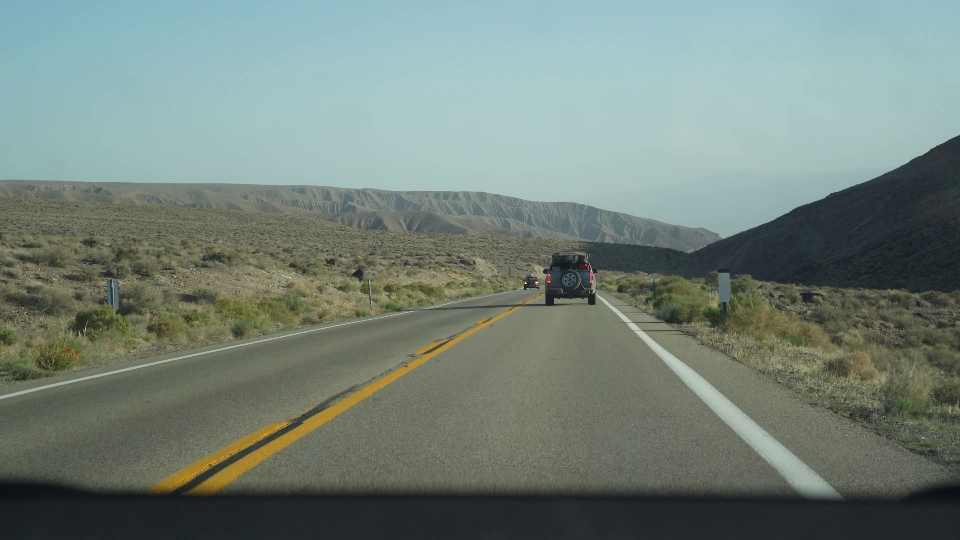
//> input picture ComputerVision/data/frm.png, 960 x 540 px
$ ./BasicImageProcessing   (built with g++ and OpenCV 4)
//> lines starting //> are read from the running program, lines starting //| are printed output that depends on the picture; after the words box and inside, x2 and y2 are one past the last pixel; in counts of white or black regions, pixels touching at a corner belong together
#include <algorithm>
#include <math.h>
#include <opencv2/core.hpp>
#include <opencv2/highgui.hpp>
#include <opencv2/imgcodecs.hpp>
#include <opencv2/imgproc.hpp>
#include <opencv2/opencv.hpp>
#include <vector>
using namespace std;
using namespace cv;

void displayImage(Mat &img, unsigned int time = 0, string title = "frame") {
  imshow(title, img);
  waitKey(time);
}

bool isValidPoint(Mat &img, int x, int y) {
  int rows = img.rows;
  int cols = img.cols;
  return (x >= 0 and x < rows and y >= 0 and y < cols);
}

vector<vector<double>> getGuassianKernal(int size, double sigma) {
  vector<vector<double>> Kernal(size, vector<double>(size, 0.0));
  double sum = 0.0;
  int center = size / 2;
  for (int i = 0; i < size; i++) {
    for (int j = 0; j < size; j++) {
      int x = i - center;
      int y = j - center;
      Kernal[i][j] = exp(-(x * x + y * y) / (2 * sigma * sigma));
      sum += Kernal[i][j];
    }
  }
  if (sum != 0) {
    for (int i = 0; i < size; i++) {
      for (int j = 0; j < size; j++) {
        Kernal[i][j] /= sum;
      }
    }
  }
  return Kernal;
}

// [130 lines left out: functions Transform1, inverionAlongYAxisTransform, pixelInverseTransform, linearContrastStreachingTransform, movingAverageTransform, histogramEqualization, not called in this run]

Mat guassianFilterTransform(Mat &img, int FiltSize = 3, double Sigma = 1.5) {
  vector<vector<double>> filter = getGuassianKernal(FiltSize, Sigma);
  int trows = img.rows - FiltSize + 1;
  int tcols = img.cols - FiltSize + 1;
  Mat transformed(trows, tcols, CV_8U);
  for (int i = 1; i <= trows - 2; i++) {
    for (int j = 1; j <= tcols - 2; j++) {
      double tval = 0;
      for (int x = -1; x <= 1; x++) {
        for (int y = -1; y <= 1; y++) {
          tval = tval + (filter[x + 1][y + 1] *
                         static_cast<double>(img.at<u_char>(i + x, j + y)));
        }
      }
      transformed.at<u_char>(i, j) = static_cast<u_char>(tval);
    }
  }
  return (transformed);
}

// [65 lines left out: functions verticalEdgeFilterTransform, horizontalEdgeFilterTransform, medianFilter, not called in this run]

// Fourier transform vairent fast fourier transform can perform convolution
// opreation of nxn image in n(logn) time this is the fastest method for
// convolution opreation. It is done using divide and conquer recursive
// algorithm. Implement convolution using fft. Similarlly corelation as well.
// vector<int> getValueRepresenation(vector<int> CoeffRep){
//   int n = CoeffRep.size();
//   if(n==1)
//     return CoeffRep;
//   double w = exp()
// }

// Impulse signal double flips on filter application. Convolution nullifies this
// double flip.  T(i,j)= $u$v (H(u,v)*I(i-u,j-u))  where $ is summation opreator
// T is the transformed image, H is the filter, and I is the input image. So
// convolution is cross correleation of double flipped input. This are linear
// shift invarient opreator, Linearity means Image I with filters h0 and h1 when
// applied are distributive ie, I(h0 + h1) = I*h0 + I*h1, also known as the
// super position principle. The other property is called shift invarience :
// shifting (or translating) a signal commutes with applying the opreator.
// T(i,j) = H(i+k,j+l) -> f(g(i,j)) = f(h(i+k,j+l)), In layman terms the effect
// of the opreator is the same no matter where in the image, ie it is invarient
// of the image location. Convolution (denoted by * opreator) is commutative a*b
// = b*a ( no diff btwn filter and signal/img) a*(b*c) = (a*b)*c helps in
// precomputations and reducing computation time, scalar : ka*b = a*kb =
// k*(a*b),Identity : Unit impulse. An important optimization uses property of
// seperablity usually for image of size nxn, and a filter size of k (usually 3)
// we require k^2 x n^2 computatations over the entire image, making it very
// expensive, seperablity allows us in some cases to bring this computation down
// to (2k * n^2) by performing 1d horizontal convolution followd by 1d vertial
// convolution having the same effect as the k^2 computations per pixel at end.
void convolutionOptimized(Mat &img) {}

// Implement canny edge detector
/*
  1) filter image with derivate of guassian
  2) find magnitude and derection of the gradient
  3) apply non max supression
  4) linking and thresholding : use high and low threshold use high threshold to
  say edge and low threshold to continue them, if a pixel is connected to an
  edge pixel than it an edge pixek too.
*/
// Returns Magnitude of Gradient and direction of Gradient.
Mat sobelFilterEdgeTransformWithNonMaxSupression(Mat &img) {
  int filtSize = 3;
  vector<vector<int>> filtery, filterx;
  filtery = {{-1, -2, -1}, {0, 0, 0}, {1, 2, 1}};
  filterx = {{-1, 0, 1}, {-2, 0, 2}, {-1, 0, 1}};
  int trows = img.rows - filtSize + 1;
  int tcols = img.cols - filtSize + 1;
  Mat gradMag(trows, tcols, CV_8U);
  Mat gradDir(trows, tcols, CV_64F);
  for (int i = 1; i <= trows - 2; i++) {
    for (int j = 1; j <= tcols - 2; j++) {
      double tvalx = 0;
      double tvaly = 0;
      for (int x = -1; x <= 1; x++) {
        for (int y = -1; y <= 1; y++) {
          tvalx = tvalx + (filterx[x + 1][y + 1] *
                           static_cast<double>(img.at<u_char>(i + x, j + y)));
          tvaly = tvaly + (filtery[x + 1][y + 1] *
                           static_cast<double>(img.at<u_char>(i + x, j + y)));
        }
      }
      double tval = sqrt(tvalx * tvalx + tvaly * tvaly);
      if (tvalx == 0.00) {
        gradDir.at<double>(i, j) = (tvaly >= 0 ? M_PI / 2.0 : -M_PI / 2.0);
      } else {
        gradDir.at<double>(i, j) = atan(tvaly / tvalx);
      }
      gradDir.at<double>(i, j) *= (180.0 / M_PI);
      gradDir.at<double>(i, j) = abs(gradDir.at<double>(i, j));
      gradMag.at<u_char>(i, j) = static_cast<u_char>(tval);
    }
  }
  Mat finalImg(trows, tcols, CV_8U);
  for (int i = 1; i < trows - 1; i++) {
    for (int j = 1; j < tcols - 1; j++) {
      double angle = gradDir.at<double>(i, j);
      double neigh1, neigh2;
      if ((angle >= 0 and angle < 22.5) or (angle >= 157.5 && angle < 180)) {
        neigh1 = gradMag.at<u_char>(i, j + 1);
        neigh2 = gradMag.at<u_char>(i, j - 1);
      } else if ((angle >= 22.5 and angle < 67.5)) {
        neigh1 = gradMag.at<u_char>(i - 1, j + 1);
        neigh2 = gradMag.at<u_char>(i + 1, j - 1);
      } else if ((angle >= 67.5 and angle < 112.5)) {
        neigh1 = gradMag.at<u_char>(i - 1, j);
        neigh2 = gradMag.at<u_char>(i + 1, j);
      } else if ((angle >= 112.5 and angle < 157.5)) {
        neigh1 = gradMag.at<u_char>(i - 1, j - 1);
        neigh2 = gradMag.at<u_char>(i + 1, j + 1);
      } else {
        neigh1 = neigh2 = 0;
      }

      if (gradMag.at<u_char>(i, j) >= max(neigh1, neigh2))
        finalImg.at<u_char>(i, j) = gradMag.at<u_char>(i, j);
      else
        finalImg.at<u_char>(i, j) = 0;
    }
  }
  return finalImg;
}

pair<int, int> getDoubleThresholds(Mat &img) {
  int rows = img.rows;
  int cols = img.cols;
  vector<int> frequency(256, 0);
  for (int i = 0; i < rows; i++) {
    for (int j = 0; j < cols; j++) {
      frequency[static_cast<int>(img.at<u_char>(i, j))] += 1;
    }
  }
  int upperI = 0;
  int upperF = 0;
  for (int i = 210; i <= 240; i++) {
    if (frequency[i] > upperF) {
      upperF = frequency[i];
      upperI = i;
    }
  }
  int lowerI = 0;
  int lowerF = INT_MAX;
  for (int i = 40; i <= 60; i++) {
    if (frequency[i] < lowerF) {
      lowerF = frequency[i];
      lowerI = i;
    }
  }
  return {upperI, lowerI};
}

bool isStrongEdgePoint(int x, int y, Mat &img) {
  return (static_cast<int>(img.at<u_char>(x, y)) == 255);
}

bool isWeakEdgePoint(int x, int y, Mat &img) {
  return (static_cast<int>(img.at<u_char>(x, y)) == 128);
}

void edgeTracking(int u, int v, Mat &img) {
  int rows = img.rows;
  int cols = img.cols;
  if (static_cast<int>(img.at<u_char>(u, v)) == 128) {
    bool isConnectedToStrongEdge = false;
    for (int x = -1; x <= 1; x++) {
      for (int y = -1; y <= 1; y++) {
        if (isValidPoint(img, u + x, v + y) and
            isStrongEdgePoint(u + x, v + y, img)) {
          isConnectedToStrongEdge = true;
        }
      }
    }
    if (isConnectedToStrongEdge) {
      img.at<u_char>(u, v) = 255;
      for (int x = -1; x <= 1; x++) {
        for (int y = -1; y <= 1; y++) {
          if(x==0 and y==0)
            continue;
          if (isValidPoint(img, u + x, v + y) and
              isWeakEdgePoint(u + x, v + y, img)) {
            edgeTracking(u + x, v + y, img);
          }
        }
      }
    }
  }
}

// [16 lines left out: function performDiff, not called in this run]

Mat getCannyEdgesImg(Mat &img) {
  Mat guassian = guassianFilterTransform(img);
  Mat sobelAndNMSImg = sobelFilterEdgeTransformWithNonMaxSupression(guassian);
  int rows = sobelAndNMSImg.rows;
  int cols = sobelAndNMSImg.cols;
  pair<int, int> thresholds = getDoubleThresholds(sobelAndNMSImg);
  int upperI = thresholds.first;
  int lowerI = thresholds.second;
  vector<pair<int, int>> weakEds;
  Mat result(rows, cols, CV_8U);
  for (int i = 0; i < rows; i++) {
    for (int j = 0; j < cols; j++) {
      double mag = static_cast<double>(sobelAndNMSImg.at<u_char>(i, j));
      if (mag >= upperI) {
        result.at<u_char>(i, j) = 255;
      } else if (mag >= lowerI) {
        result.at<u_char>(i, j) = 128;
        weakEds.push_back({i, j});
      } else {
        result.at<u_char>(i, j) = 0;
      }
    }
  }
  for (auto point : weakEds) {
    edgeTracking(point.first, point.second, result);
  }
  return result;
}

int main() {
  string imPath =
      "/home/panirpal/workspace/Projects/ComputerVision/data/frm.png";
  Mat img = imread(imPath, IMREAD_GRAYSCALE);
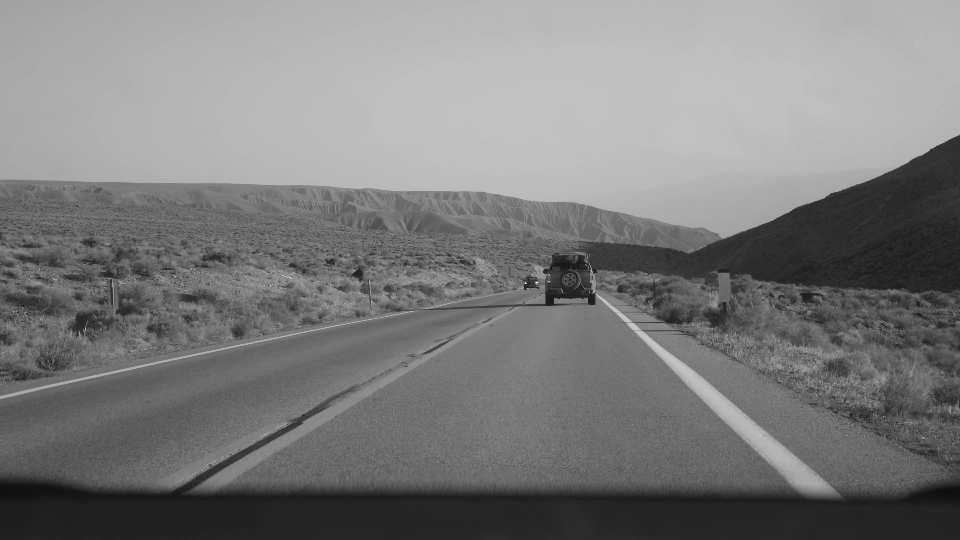
//> img: 540 rows x 960 cols, CV_8UC1; min 14, max 254, mean 124.1
  if (!img.empty()) {
    Mat out = getCannyEdgesImg(img);
//> after the loop in sobelFilterEdgeTransformWithNonMaxSupression, `for (int i = 1; i <= trows - 2; i++)`:
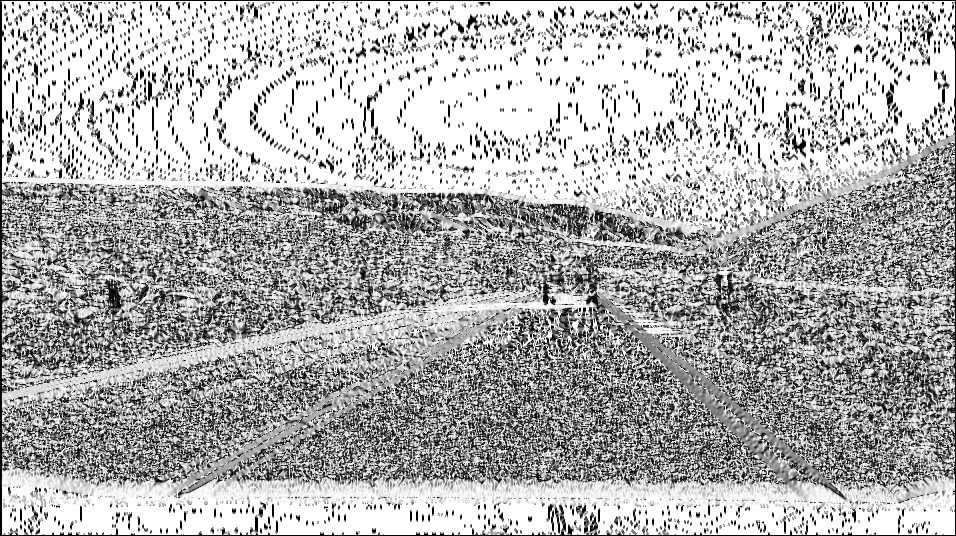
//> gradDir: 536 rows x 956 cols, CV_64FC1; min 0, max 90, mean 62.7; drawn with min black and max white
//> after the loop in sobelFilterEdgeTransformWithNonMaxSupression, `for (int i = 1; i <= trows - 2; i++)`:
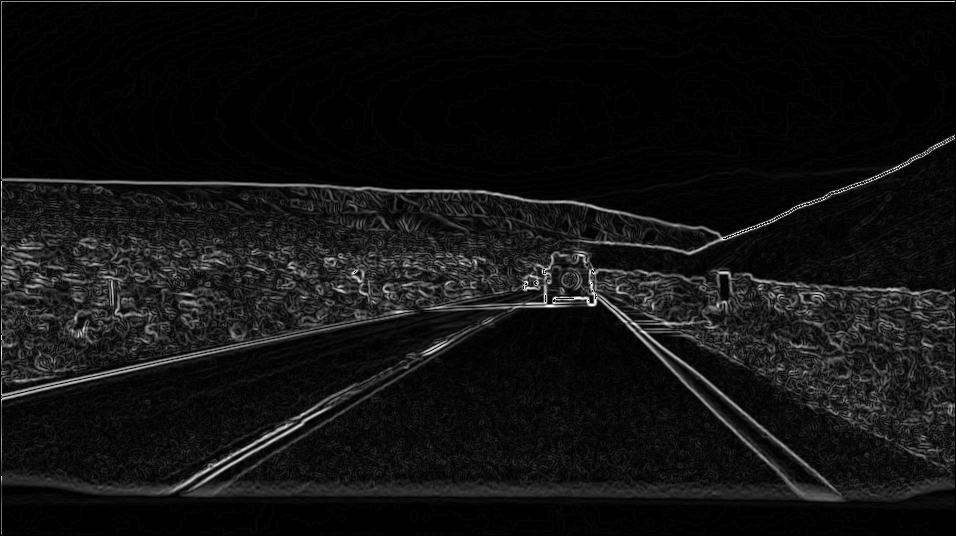
//> gradMag: 536 rows x 956 cols, CV_8UC1; min 0, max 255, mean 17.8
//> after the loop in sobelFilterEdgeTransformWithNonMaxSupression, `for (int i = 1; i < trows - 1; i++)`:
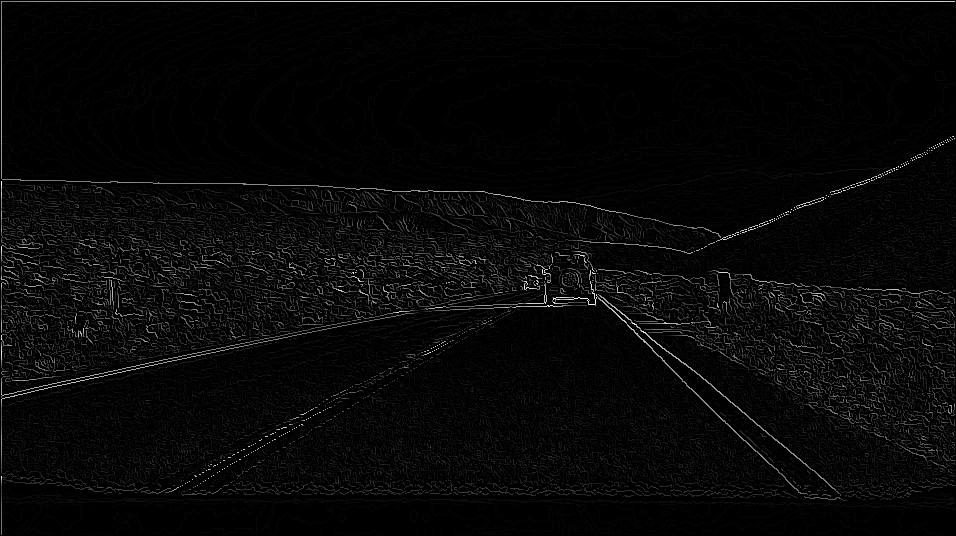
//> finalImg: 536 rows x 956 cols, CV_8UC1; min 0, max 255, mean 7.6
//> after the loop in getDoubleThresholds, `for (int i = 0; i < rows; i++)`: frequency = 256 values, max 369723 at index 0, min 1 at index 235, mean 2001.6
//> the loop in getDoubleThresholds, `for (int i = 210; i <= 240; i++)` made 31 passes
//> upperF on passes 1, 2, 3, 7, 15: 12, 21, 58, 87, 250
//> after the loop in getDoubleThresholds, `for (int i = 210; i <= 240; i++)`: upperF = 250; upperI = 224
//> the loop in getDoubleThresholds, `for (int i = 40; i <= 60; i++)` made 21 passes
//> lowerF on passes 1, 3, 6, 8, 12, 14, 15, 18, 20: 707, 696, 667, 619, 554, 539, 493, 467, 424
//> after the loop in getDoubleThresholds, `for (int i = 40; i <= 60; i++)`: lowerF = 424; lowerI = 59
//> in getCannyEdgesImg, `pair<int, int> thresholds = getDoubleThresholds(sobelAndNMSImg);`: thresholds = (224, 59)
//> in getCannyEdgesImg, `int upperI = thresholds.first;`: upperI = 224
//> in getCannyEdgesImg, `int lowerI = thresholds.second;`: lowerI = 59
//> after the loop in getCannyEdgesImg, `for (int i = 0; i < rows; i++)`:
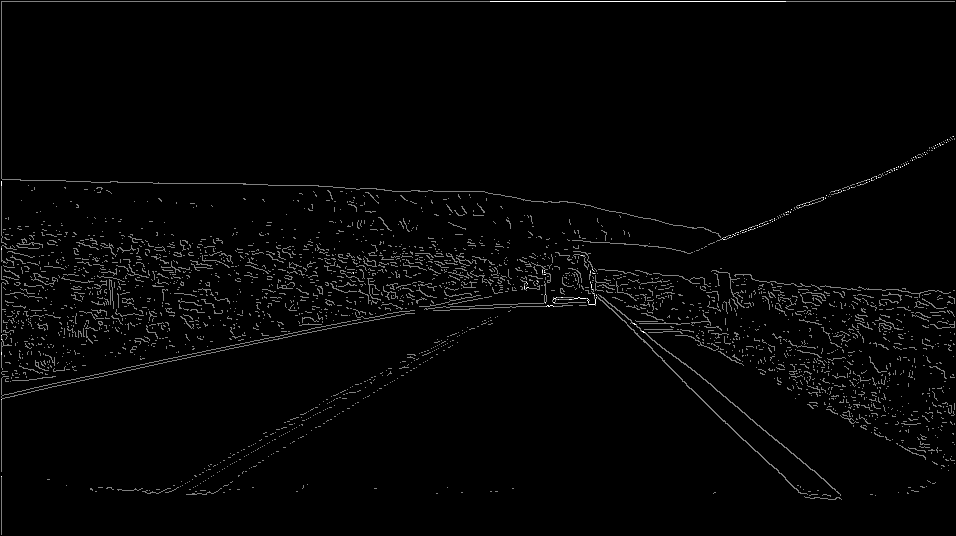
//> result: 536 rows x 956 cols, CV_8UC1; min 0, max 255, mean 4.9
//> after the loop in getCannyEdgesImg, `for (int i = 0; i < rows; i++)`: weakEds = 18432 pairs, first 12: [1, 1], [1, 2], [1, 3], [1, 4], [1, 5], [1, 6], [1, 7], [1, 8], [1, 9], [1, 10], [1, 11], [1, 12]
//> the loop in getCannyEdgesImg, `for (auto point : weakEds)` made 18432 passes
//> after the loop in getCannyEdgesImg, `for (auto point : weakEds)`:
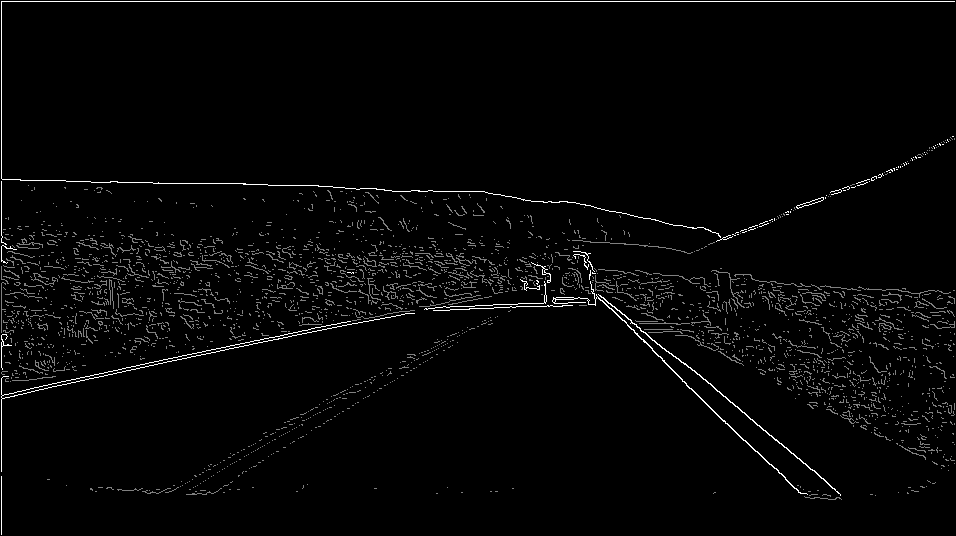
//> result: 536 rows x 956 cols, CV_8UC1; 0.84% of pixels changed, all inside (x1, y1, x2, y2) = (1, 1, 955, 535)
    displayImage(out);
  } else
    cerr << "image not found! exiting...";
  return 0;
}
